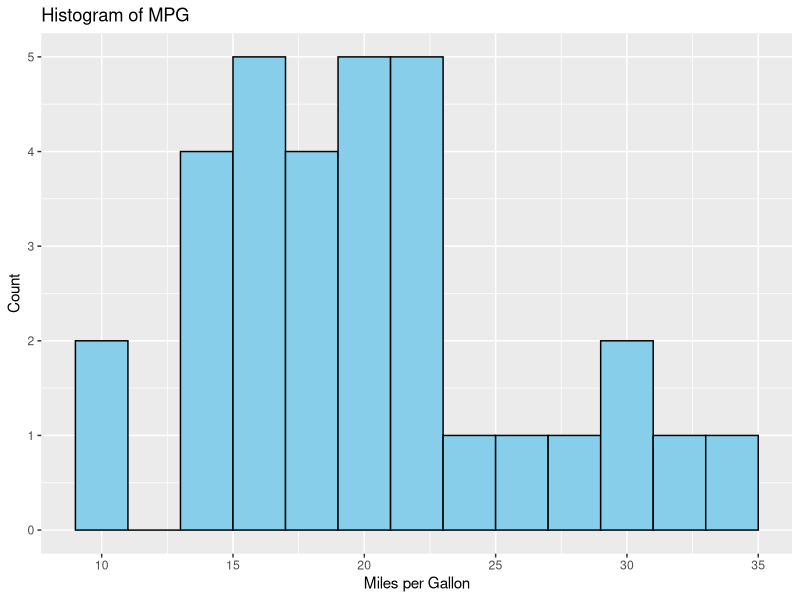
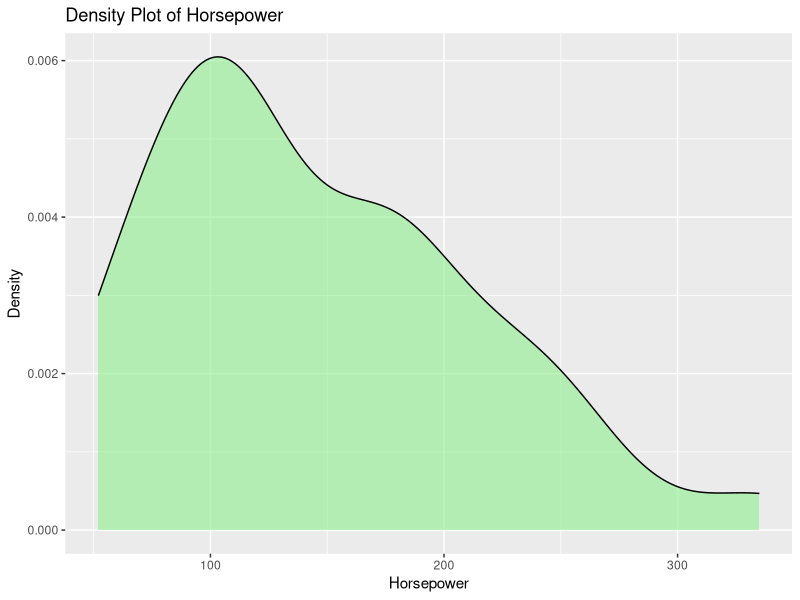
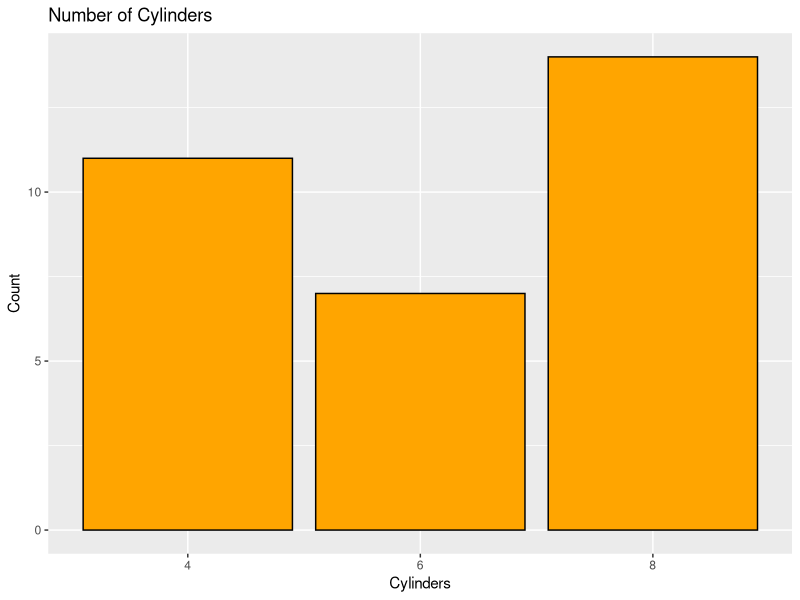
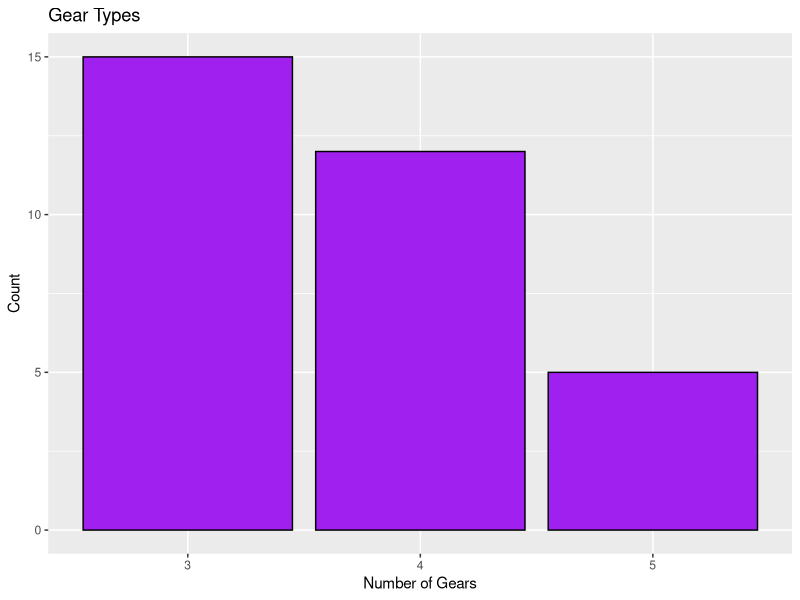
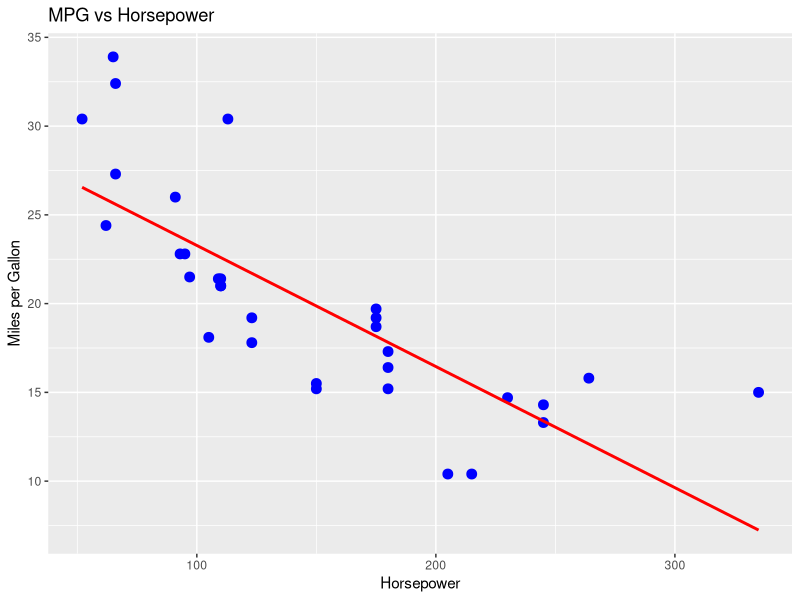
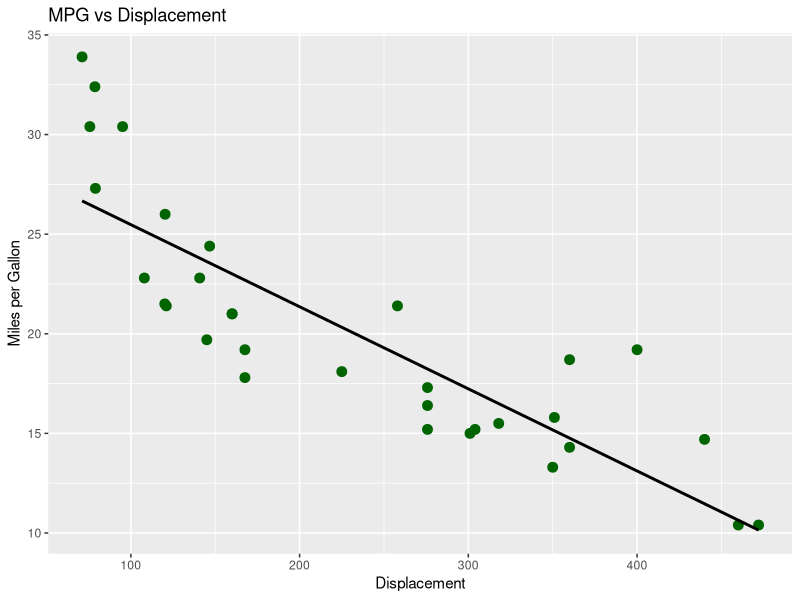
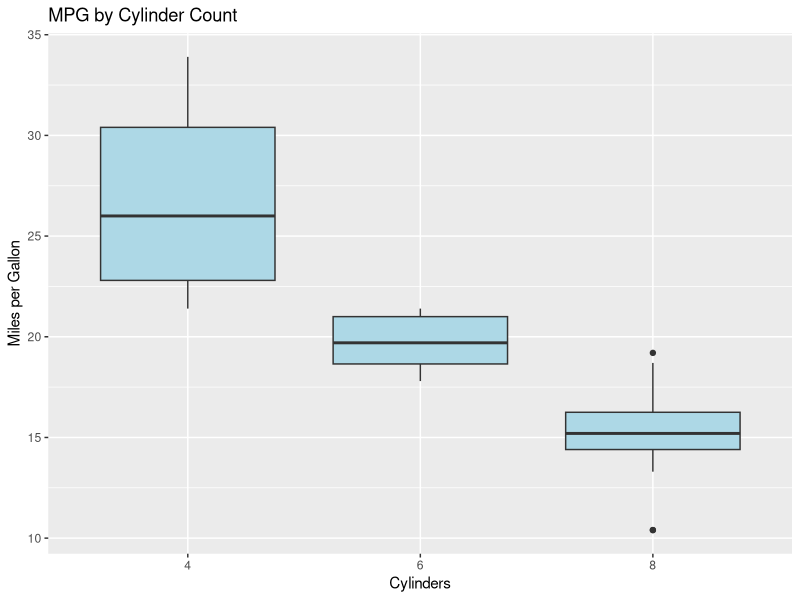
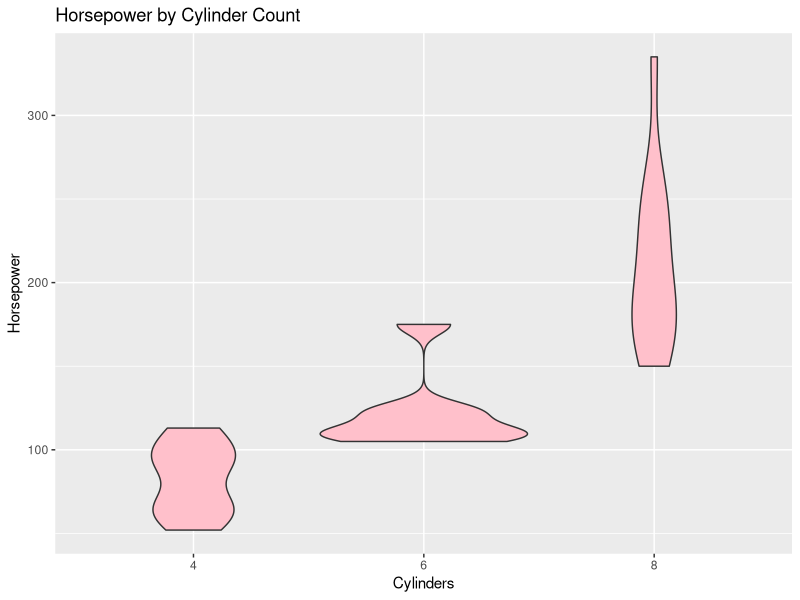

R code for these plots, in order:
# ------------------------------------------------------------
# Lab: Exploring the mtcars Dataset
# Purpose:
#   Practice data manipulation with dplyr and the pipe operator
#   Explore automotive trends in the mtcars dataset
# ------------------------------------------------------------

# Load tidyverse (includes dplyr, ggplot2, etc.)
library(tidyverse)

# Load the built-in mtcars dataset
data(mtcars)

# Preview the first 6 rows
head(mtcars)

# Select only mpg, cyl, disp, hp, drat
selected_cars <- mtcars %>%
  select(mpg, cyl, disp, hp, drat)

# Show result
head(selected_cars)

high_hp_cars <- mtcars %>%
  filter(hp > 150)

head(high_hp_cars)

# Arrange high-hp cars in descending order of mpg
sorted_cars <- high_hp_cars %>%
  arrange(desc(mpg))

# Show result
sorted_cars

# Do filtering, arranging, and selecting in one chain
sorted_cars <- mtcars %>%
  filter(hp > 150) %>%
  arrange(desc(mpg)) %>%
  select(mpg, cyl, disp, hp, drat)

# Show result
sorted_cars

# Add a mileage_category column
mtcars <- mtcars %>%
  mutate(mileage_category = ifelse(mpg >= 20, "HighMileage", "LowMileage"))

# Show mpg with mileage_category
head(mtcars[, c("mpg", "mileage_category")])

# Average horsepower by cylinder count
avg_hp_by_cyl <- mtcars %>%
  group_by(cyl) %>%
  summarise(avg_hp = mean(hp, na.rm = TRUE))

avg_hp_by_cyl

# Average mpg by cylinder count (extra trend)
avg_mpg_by_cyl <- mtcars %>%
  group_by(cyl) %>%
  summarise(avg_mpg = mean(mpg, na.rm = TRUE))

avg_mpg_by_cyl

# ------------------------------------------------------------
# VISUALIZATIONS (Histograms, Bar Plots, Scatterplots, & Box Plots/Boxplots)
# ------------------------------------------------------------

# (1) Histograms
# Histogram of mpg
ggplot(mtcars, aes(x = mpg)) +
  geom_histogram(binwidth = 2, fill = "skyblue", color = "black") +
  labs(title = "Histogram of MPG", x = "Miles per Gallon", y = "Count")

# Density plot of horsepower
ggplot(mtcars, aes(x = hp)) +
  geom_density(fill = "lightgreen", alpha = 0.6) +
  labs(title = "Density Plot of Horsepower", x = "Horsepower", y = "Density")

# (2) Bar Plots 
# Frequency of cylinders
ggplot(mtcars, aes(x = factor(cyl))) +
  geom_bar(fill = "orange", color = "black") +
  labs(title = "Number of Cylinders", x = "Cylinders", y = "Count")

# Frequency of gears
ggplot(mtcars, aes(x = factor(gear))) +
  geom_bar(fill = "purple", color = "black") +
  labs(title = "Gear Types", x = "Number of Gears", y = "Count")

# (3) Scatter Plots
# Relationship between mpg and horsepower
ggplot(mtcars, aes(x = hp, y = mpg)) +
  geom_point(color = "blue", size = 3) +
  geom_smooth(method = "lm", se = FALSE, color = "red") +
  labs(title = "MPG vs Horsepower", x = "Horsepower", y = "Miles per Gallon")

# Relationship between displacement and mpg
ggplot(mtcars, aes(x = disp, y = mpg)) +
  geom_point(color = "darkgreen", size = 3) +
  geom_smooth(method = "lm", se = FALSE, color = "black") +
  labs(title = "MPG vs Displacement", x = "Displacement", y = "Miles per Gallon")

# (4) Box Plots and Violin Plots
# Boxplot: mpg by cylinder count
ggplot(mtcars, aes(x = factor(cyl), y = mpg)) +
  geom_boxplot(fill = "lightblue") +
  labs(title = "MPG by Cylinder Count", x = "Cylinders", y = "Miles per Gallon")

# Violin plot: hp by cylinder count
ggplot(mtcars, aes(x = factor(cyl), y = hp)) +
  geom_violin(fill = "pink") +
  labs(title = "Horsepower by Cylinder Count", x = "Cylinders", y = "Horsepower")

# ------------------------------------------------------------
# Findings and Insights:
# ------------------------------------------------------------
# 1. Cars with more horsepower (>150 hp) generally have lower mpg,
#    but some still manage reasonable fuel efficiency.
#
# 2. Higher cylinder cars (8 cylinders) show the highest horsepower
#    but the lowest mpg. In contrast, 4-cylinder cars have lower hp
#    but much higher mpg.
#
# 3. When classified by mileage category:
#    - Most 4-cylinder cars fall into "HighMileage".
#    - Most 8-cylinder cars fall into "LowMileage".
#
# 4. Grouping results:
#    - Average hp rises as the number of cylinders increases.
#    - Average mpg drops as the number of cylinders increases.
#
# Overall:
#   There is a clear tradeoff between engine power (hp, cyl)
#   and fuel efficiency (mpg). Smaller engines tend to be more
#   efficient, while larger engines prioritize power.
